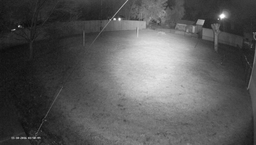
#> input picture assignment2/test1.png, 256 x 145 px, shrunk from 2688 x 1520 before the run
$ jupyter execute Assignment2.ipynb
#> lines starting #> are read from the running program, lines starting #| are printed output that depends on the picture; after the words box and inside, x2 and y2 are one past the last pixel; in counts of white or black regions, pixels touching at a corner belong together
[cell 1]
import numpy as np
import matplotlib.pyplot as plt
from typing import List, Tuple, Dict, Union
from PIL import Image

[cell 2]
def create_kernel_x(size: int) -> np.ndarray:
#> called with size = 7
    kernel = np.zeros((size, size))
    for i in range(size//2):
        for j in range(size):
            kernel[i, j] = -1
    for i in range(size//2 + 1, size):
        for j in range(size):
            kernel[i, j] = 1
    return kernel

def create_kernel_y(size: int) -> np.ndarray:
#> called with size = 7
    kernel = np.zeros((size, size))
    for j in range(size//2):
        for i in range(size):
            kernel[i, j] = -1

    for j in range(size//2 + 1, size):
        for i in range(size):
            kernel[i, j] = 1
    return kernel

[cell 3]
create_kernel_x(7)

[cell 4]
kernel_y = create_kernel_y(7)
kernel_y.dtype, kernel_y

[cell 5]
def mag(x: np.ndarray, y: np.ndarray, n: int) -> np.ndarray:
    return np.sqrt(x**2 + y**2)/(n**2)

def convolution(kernel: np.ndarray, img: np.ndarray) -> np.ndarray:
    n = kernel.shape[0]
    m, z = img.shape
    # new_img = np.zeros((m-n+1, z-n+1), dtype=np.float64)
    new_img = np.zeros((m, z), dtype=np.float64)
    mid_kernel = n//2
    for i in range(mid_kernel, m-mid_kernel):
        for j in range(mid_kernel, z-mid_kernel):
            new_img[i, j] = np.sum(kernel * img[i-mid_kernel:i+mid_kernel+1, j-mid_kernel:j+mid_kernel+1])
#> in read_image, img is the input picture: PIL image 256x145 L; min 13, max 255, mean 88.2
            # [5 lines of commented-out code are left out]
    return new_img

def pad_with_zeros(convoluted_img: np.ndarray, orig_img_shape: Tuple[int,int], n: int) -> np.ndarray:
    new_img = np.zeros(orig_img_shape, dtype=np.float64)
    for i in range(n//2, orig_img_shape[0] - n//2):
        for j in range(n//2, orig_img_shape[1] - n//2):
            new_img[i, j] = convoluted_img[i - n//2, j - n//2]
    return new_img

def assigning_maximum_grad_per_pixel(M: np.ndarray, S: np.ndarray, curr_mag: np.ndarray, t: int, n: int) -> Tuple[np.ndarray, np.ndarray]:
    for i in range(M.shape[0]):
        for j in range(M.shape[1]):
            if curr_mag[i, j] > t:
                M[i, j] = curr_mag[i, j]
                S[i, j] = n
    return M, S

def main(I: np.ndarray, s: int, t: int) -> np.ndarray:
#> called with s = 13, t = 10
    all_mags = []
    for n in range(3, s+1, 2):
        kernel_x = create_kernel_x(n)
        kernel_y = create_kernel_y(n)
        Gx = convolution(kernel_x, I)
        Gy = convolution(kernel_y, I)
        Mag = mag(Gx, Gy, n)
        # Mag_padded = pad_with_zeros(Mag, I.shape, n)
        all_mags.append(Mag)
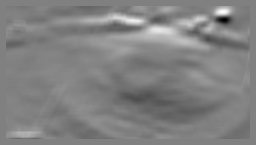
#> Gx: shape (145, 256) float64; min -6692, max 6602, mean 79.2; drawn with min black and max white
#> after the loop, all_mags = 6 items

    M = np.zeros(I.shape, dtype=np.float64)
    S = np.zeros(I.shape, dtype=int)
    for Mag in all_mags:
        M, S = assigning_maximum_grad_per_pixel(M, S, Mag, t, n)
#> this loop made 6 passes
#> M: shape (145, 256) float64; min 0, max 47.34, mean 2.6
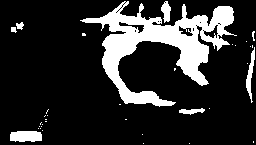
#> S: shape (145, 256) int64; values 0 (black) and 13 (white), 17.5% white; 35 white regions (28 under 20 px), largest, box (x1, y1, x2, y2) and area: (80, 1, 237, 107) 5592, (10, 131, 42, 142) 315, (246, 47, 255, 103) 202
    return M, S

[cell 6]
kernel_x = create_kernel_x(3)
x = np.random.randint(0, 255, (5, 5))
convolution(kernel_x, x)

[cell 7]
def read_image(path: str, grayscale: bool = True) -> np.ndarray:
    """
    Reads an image from the specified path and converts it to a NumPy array.

    Parameters:
    - path (str): The file path to the image.
    - grayscale (bool): If True, converts the image to grayscale.

    Returns:
    - np.ndarray: The image as a NumPy array.
    """
    img = Image.open(path)

    if grayscale:
        img = img.convert('L')

    img = np.array(img, dtype=np.uint8)

    return img

[cell 8]
def plot_imgs_beside_each_other(img1: np.ndarray, M: np.ndarray,  S: np.ndarray, title1: str, title2: str, title3: str):
#> called with title1 = 'Original Image', title2 = 'Edge Detected Image', title3 = 'Kernel Size Map'
    fig, axs = plt.subplots(1, 3, figsize=(20, 10))
    axs[0].imshow(img1, cmap='gray')
    axs[0].set_title(title1)
    axs[0].axis('off')
    axs[1].imshow(M, cmap='gray')
    axs[1].set_title(title2)
    axs[1].axis('off')
    axs[2].imshow(S, cmap='gray')
    axs[2].set_title(title3)
    axs[2].axis('off')
    plt.show()

def test_img(img_path: str, s: int, t: int) -> Tuple[np.ndarray, np.ndarray]:
    img = read_image(img_path)
    img = np.array(img, dtype=np.float64)
    M, S = main(img, s, t)
    plot_imgs_beside_each_other(img, M, S, 'Original Image', 'Edge Detected Image', 'Kernel Size Map')
    return M, S

## Threshold=10

[cell 9]
M, S = test_img('./test1.png', 13, 10)

[cell 10]
M, S = test_img('./test2.png', 13, 10)
#> call 2 of read_image, with path = './test2.png', grayscale = True
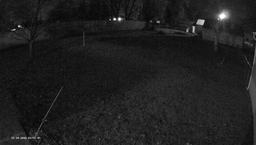
#> input picture assignment2/test2.png, 256 x 145 px, shrunk from 2688 x 1520 before the run
#> in read_image, img is the input picture: PIL image 256x145 L; min 2, max 255, mean 31
#> call 2 of main, with s = 13, t = 10
#> the loop in main (call 2), `for Mag in all_mags:` made 6 passes
#> after the loop in main (call 2), `for Mag in all_mags:`: M: shape (145, 256) float64; min 0, max 56.55, mean 1.3
#> after the loop in main (call 2), `for Mag in all_mags:`:
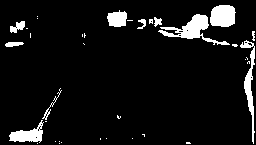
#> S: shape (145, 256) int64; values 0 (black) and 13 (white), 7.4% white; 36 white regions (25 under 20 px), largest, box (x1, y1, x2, y2) and area: (158, 14, 230, 45) 677, (210, 5, 236, 27) 484, (240, 40, 255, 144) 456

[cell 11]
M, S = test_img('./test3.png', 13, 10)
#> call 3 of read_image, with path = './test3.png', grayscale = True
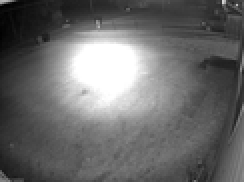
#> input picture assignment2/test3.png, 122 x 91 px, shrunk from 1280 x 960 before the run (shown 2 times larger)
#> in read_image, img is the input picture: PIL image 122x91 L; min 0, max 255, mean 105.6
#> call 3 of main, with s = 13, t = 10
#> after the loop in main (call 3), `for n in range(3, s+1, 2):`:
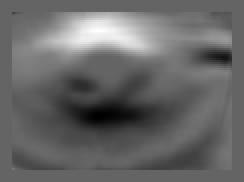
#> Gx: shape (91, 122) float64 (shown 2 times larger); min -4870, max 7525, mean 180.8; drawn with min black and max white
#> the loop in main (call 3), `for Mag in all_mags:` made 6 passes
#> after the loop in main (call 3), `for Mag in all_mags:`:
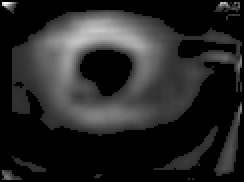
#> M: shape (91, 122) float64 (shown 2 times larger); min 0, max 57.41, mean 8.7; drawn with min black and max white
#> after the loop in main (call 3), `for Mag in all_mags:`:
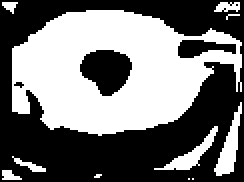
#> S: shape (91, 122) int64 (shown 2 times larger); values 0 (black) and 13 (white), 45.9% white; 11 white regions (4 under 20 px), largest, box (x1, y1, x2, y2) and area: (6, 5, 121, 68) 4540, (107, 51, 121, 88) 207, (77, 63, 109, 85) 177

[cell 12]
M, S = test_img('./test4.png', 13, 10)
#> call 4 of read_image, with path = './test4.png', grayscale = True
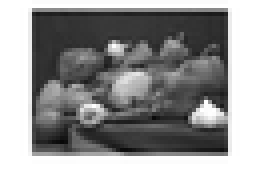
#> input picture assignment2/test4.png, 65 x 44 px, shrunk from 678 x 467 before the run (shown 4 times larger)
#> in read_image, img is the input picture: PIL image 65x44 RGB; min 8, max 255, mean 146.8
#> the loop in main (call 4), `for n in range(3, s+1, 2):` made 6 passes
#> pass 1, in main (call 4), `Mag = mag(Gx, Gy, n)`:
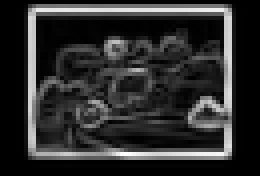
#> Mag: shape (44, 65) float64 (shown 4 times larger); min 0, max 81.2, mean 14.4; drawn with min black and max white
#> the loop in main (call 4), `for Mag in all_mags:` made 6 passes

## Threshold=20

[cell 13]
M, S = test_img('./test1.png', 13, 20)

[cell 14]
M, S = test_img('./test2.png', 13, 20)

[cell 15]
M, S = test_img('./test3.png', 13, 20)

[cell 16]
M, S = test_img('./test4.png', 13, 20)
